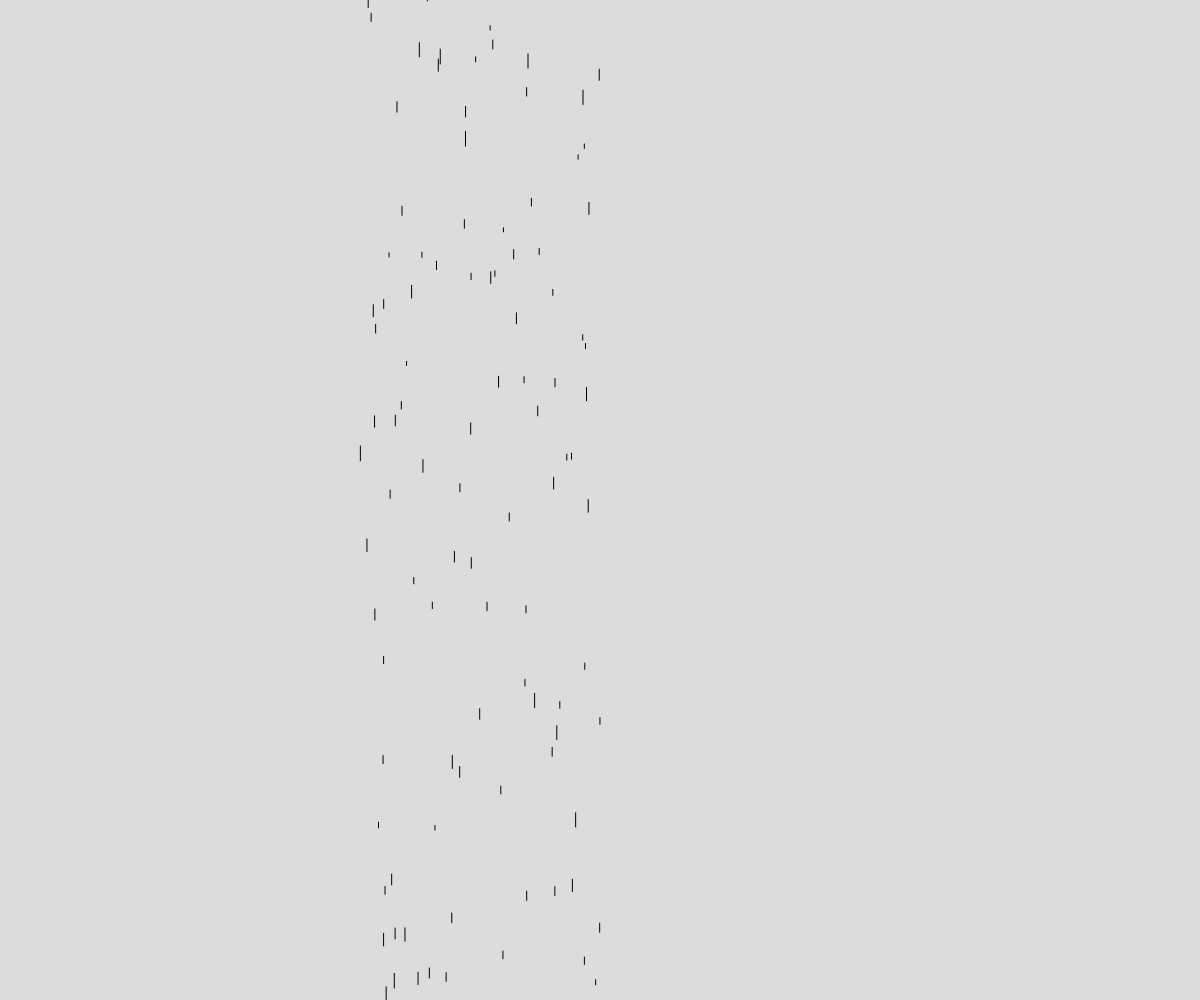
Frame 1 (no input)
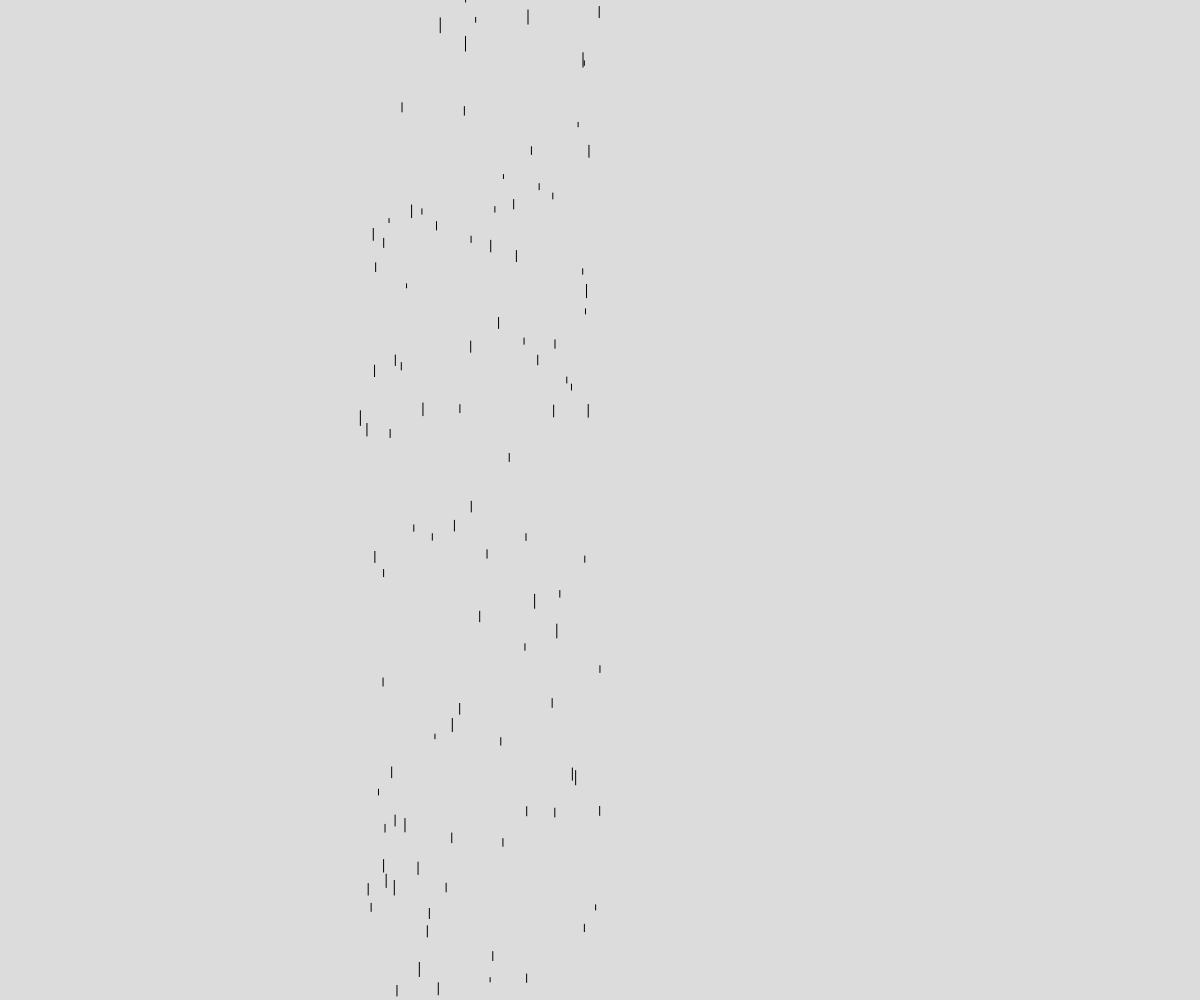
Frame 60 (no input)
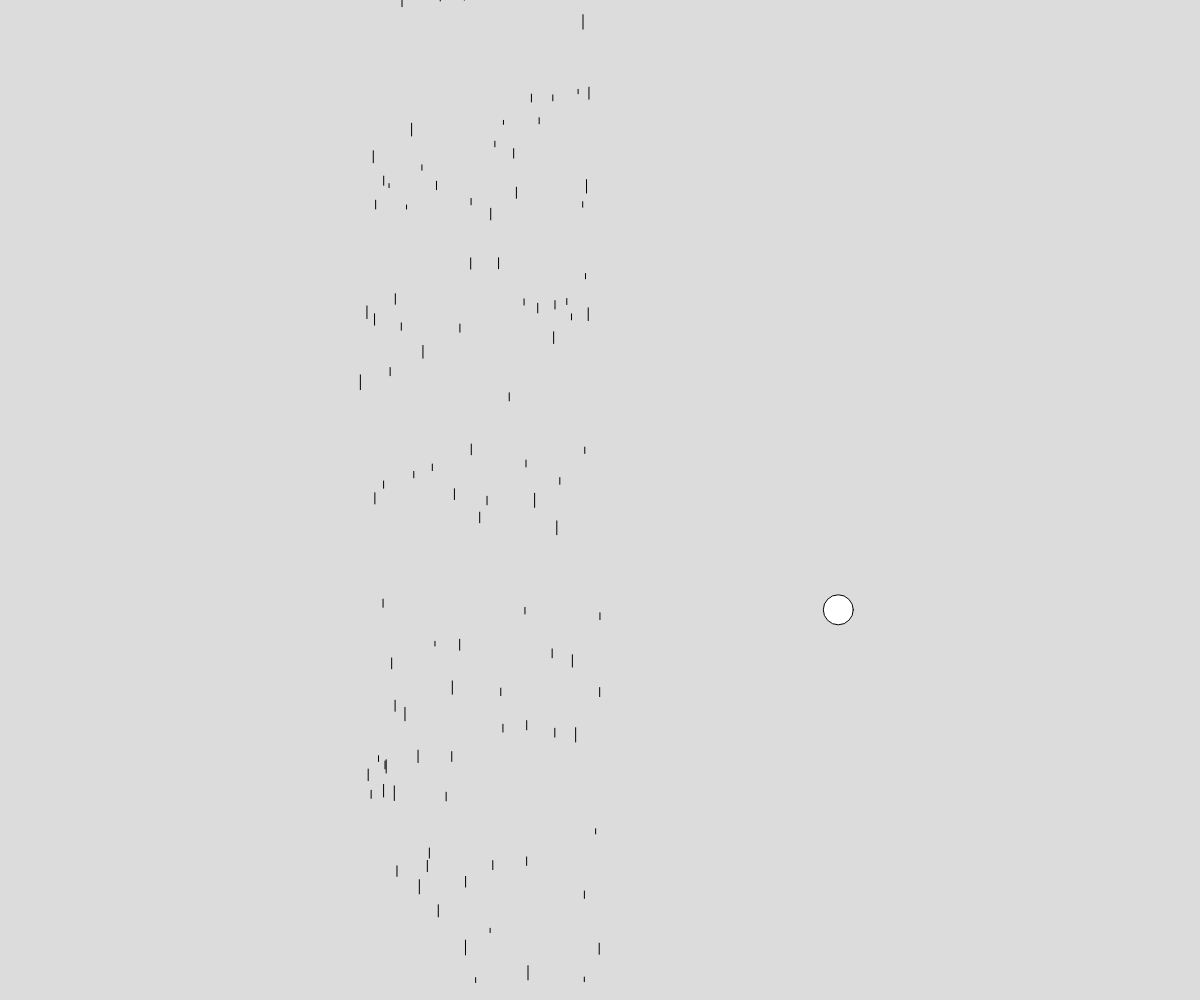
Frame 120 (the mouse pressed at the canvas centre since frame 60)

The p5.js sketch that drew these frames (run headless with seeded random() and noise() and a simulated clock; from frame 60 on, the mouse is pressed at the canvas centre):

// p5.js sketch
// ── sketch.js
// particles and wind forces 
// ahmad fayed
// dec 15 2021
//
// Extra for Experts:
// - more practice for objects, vectors, etc...."

let myWind;
let particles = [];
let grav;
function setup() {
  createCanvas(windowWidth, windowHeight);
  let windForce = createVector(0,-0.1);
  myWind = new WindZone(width * 0.3, width * 0.5, windForce);
  grav = createVector(0,0.06);
}

function draw() {
  background(220);
  myWind.runWind();
  for (let p of particles){
    p.applyForces(grav);
    if(p.isInsideWind(myWind)){
      p.applyForces(myWind.force);
    }

    p.move();
    p.display();
  }
}

function mousePressed(){
  particles.push(new Partricle(mouseX, mouseY));
}
class WindZone{
  
  
  //constructor
  constructor(startX, endX, f){ //f -> force vector (wind str)
    this.startX = startX;
    this.endX = endX;
    this.force = f; 
    this.windLines = [];
    this.NUM_LINES = 100;
    this.initWind();
  }


  //class methods
  initWind(){  //create a bunch of windline Objects
    for(let i = 0; i < this.NUM_LINES; i++){
      this.windLines.push(new WindLine(random(this.startX,this.endX)));  
    }
  }

  runWind(){
    for(let w of this.windLines){
      w.move();
      w.display();
    }
  }

}

class WindLine{
  //the lines used to illustrate areas where a find force is
  constructor(x){
    this.pos = createVector(x, random(height));
    this.vel = createVector(0, random(-2, -0.5));
    this.len = random(4,15);
  }

  //class methods
  move(){
    this.pos.add(this.vel);
    if((this.pos.y) < 0){
      //gone off top of screen, time to wrap around
      this.pos.y = height;
    }
  }

  display(){
    line(this.pos.x, this.pos.y, this.pos.x, this.pos.y - this.len);
  }


}

class Partricle{
  // constructor 
  constructor(x,y){
    this.pos = createVector(x,y);
    this.vel = createVector(random(3,5),0);
    this.accel = createVector(0,0);

  }



  // class methods
  applyForces(f){
    // f -> vector of a force to be applied on the current frame 
    this.accel.add(f);
  }
  move(){
    this.vel.add(this.accel);
    this.pos.add(this.vel);
    this.accel.mult(0);
    
  }
  display(){
    circle(this.pos.x, this.pos.y, 30);
  }
  isInsideWind(w){
    // w-> windzone object
    if(this.pos.x > w.startX && this.pos.x < w.endX){
      return true;
    }
    else {
      return false;
    }
  }
}
